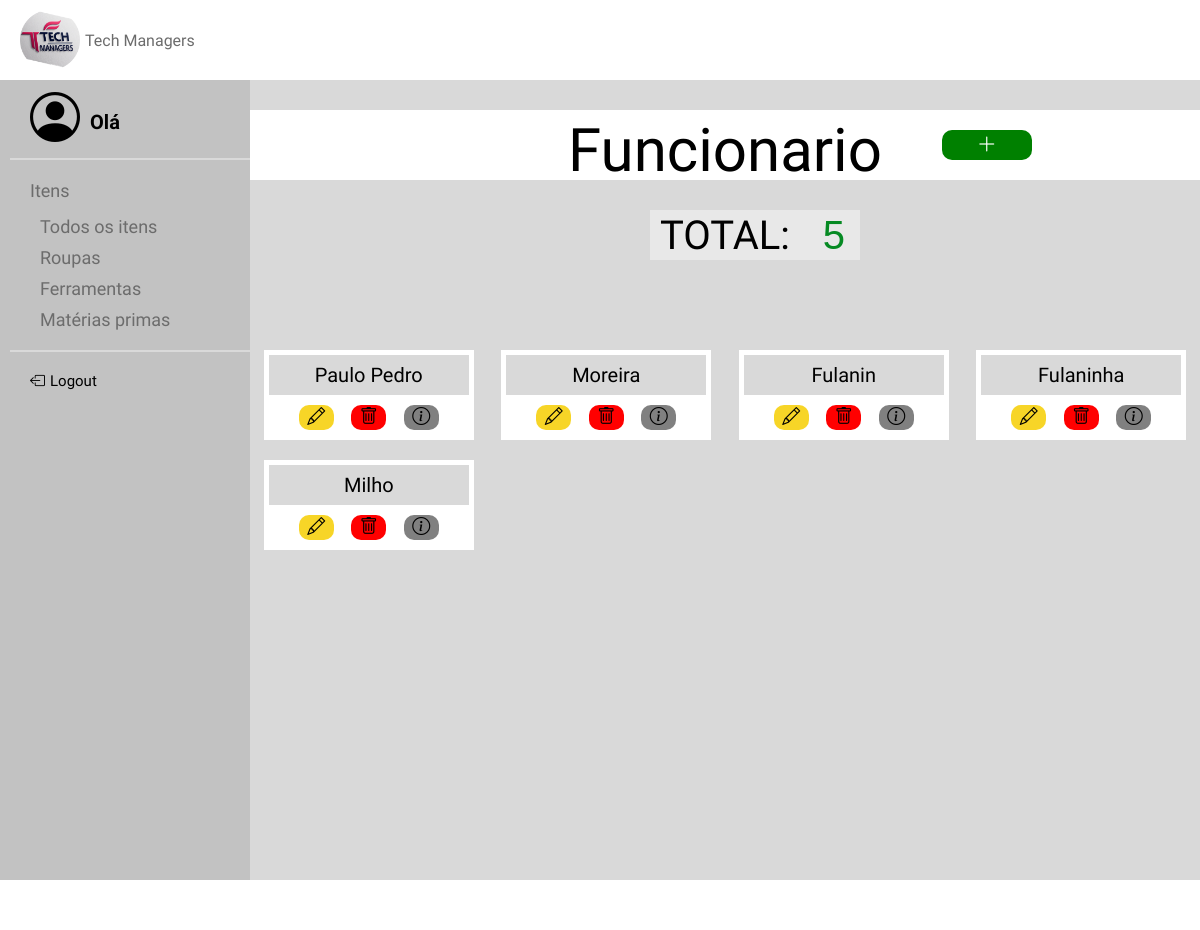
Before: /TelaAF with the older database file.
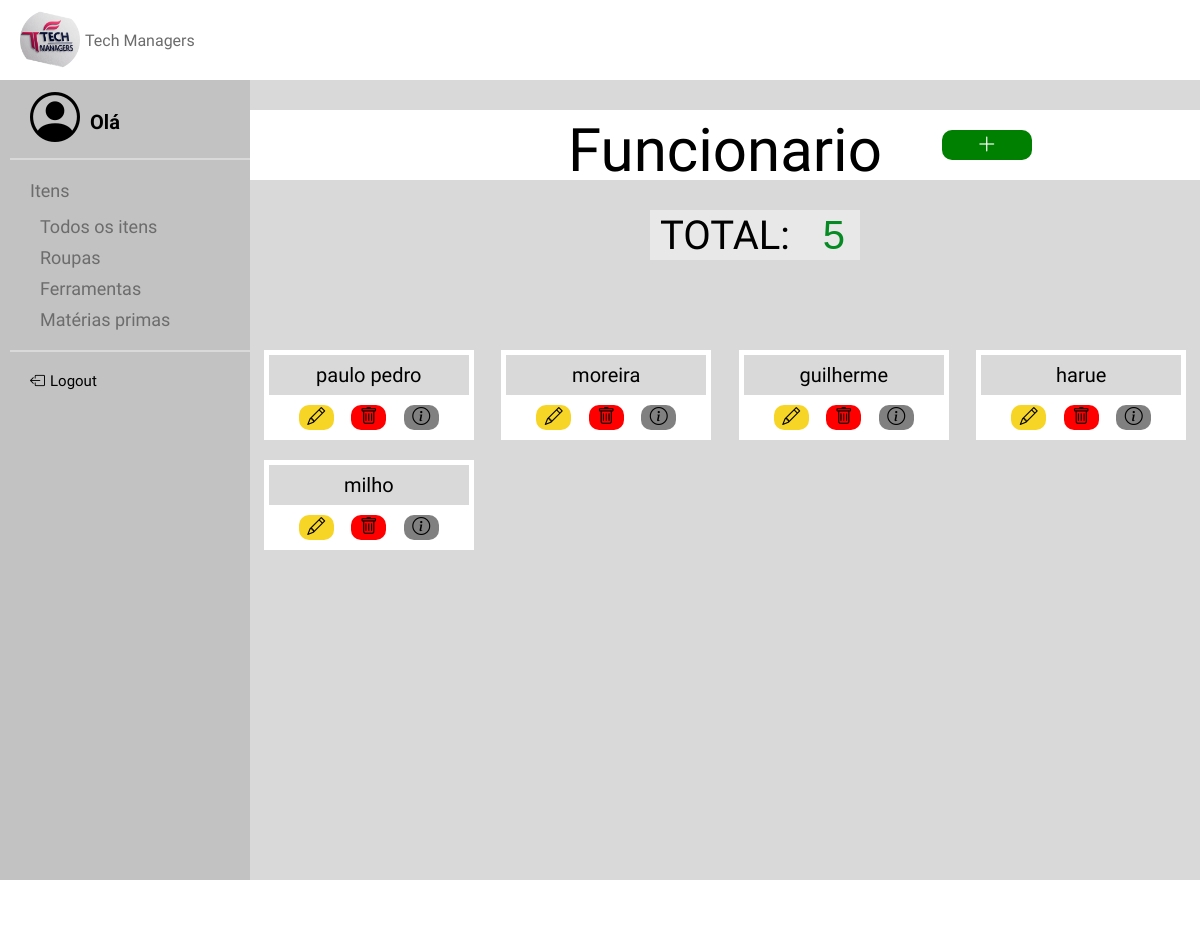
After: the same page with the newer database file.
### models.py (models this page shows, shortened)
class Funcionario(Base):
    __tablename__ = 'funcionario'
    id = Column(Integer, primary_key=True)
    nome = Column(String(40), nullable=False, index=True)
    email = Column(String(40), nullable=False, index=True, unique=True)
    cpf = Column(String(11), nullable=False, index=True, unique=True)
    senha = Column(String(11), nullable=False, index=True)
    admin = Column(String(11), nullable=False, index=True)

### app.py (the view)
@app.route('/TelaAF')
def telafuncionarios():
    funcionarios = Funcionario.query.all()
    return render_template("TelaAFuncionarios.html", funcionarios=funcionarios)

### templates/TelaAFuncionarios.html
{% extends "base.html" %}
{% block conteudo %}
    <link rel="stylesheet" href="/static/TelaAFuncionario.css">
    <div class="container">
        <div id="numero">
            <p class="titulo">Funcionario</p>
            <div class="botoestitle" id="ladinho">
                <button id="btn1" onclick="window.location.href='{{ url_for('TelaCF') }}'"><i class="bi bi-plus-lg"></i>
                </button>
            </div>
        </div>
        <div id="total">
            <p for="numero" id="textonumero"> TOTAL: </p>
            <input type="number" id="camponumero" name="numero" value="{{ funcionarios | length }}" readonly>
        </div>
        <div class="cards">
            {% for funcionario in funcionarios %}
                <div class="card">
                    <p>{{ funcionario.nome}}</p>
                    <div class="botoes">
                        <button id="btn1" onclick="window.location.href='{{ url_for('TelaEF', id=funcionario.id) }}'">
                            <i class="bi bi-pencil"></i></button>
                        <button id="btn2"><a href="{{ url_for('delete_funcionario', id=funcionario.id) }}" methods="DELETE">
                            <i class="bi bi-trash"></i></a></button>
                        <button id="btn3" onclick="window.location.href='{{ url_for('TelaDF', id=funcionario.id) }}'">
                            <i class="bi bi-info-circle"></i></button>
                    </div>
                </div>
            {% endfor %}
        </div>
    </div>
{% endblock %}

Changed rows visible on the page:
changed Funcionario: nome "Paulo Pedro" → "paulo pedro"
changed Funcionario: nome "Moreira" → "moreira"
changed Funcionario: nome "Fulanin" → "guilherme"
changed Funcionario: nome "Fulaninha" → "harue"
changed Funcionario: nome "Milho" → "milho"
